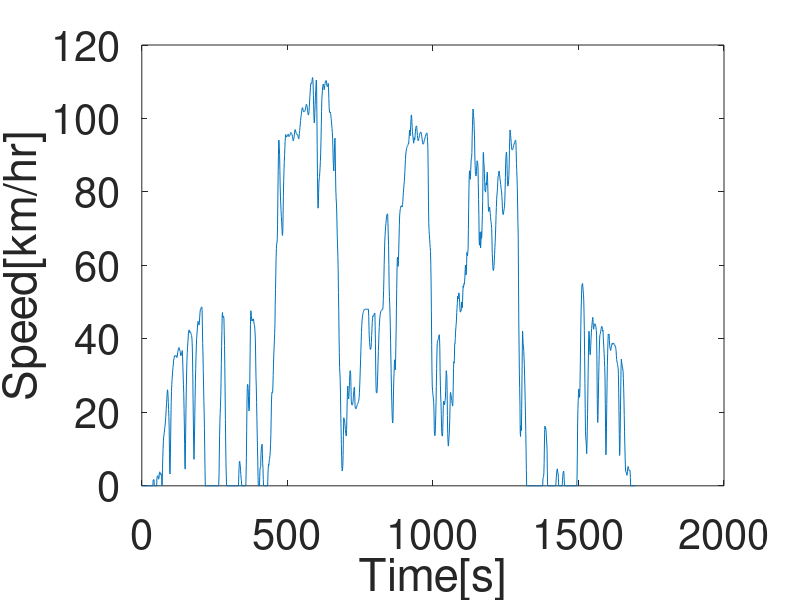
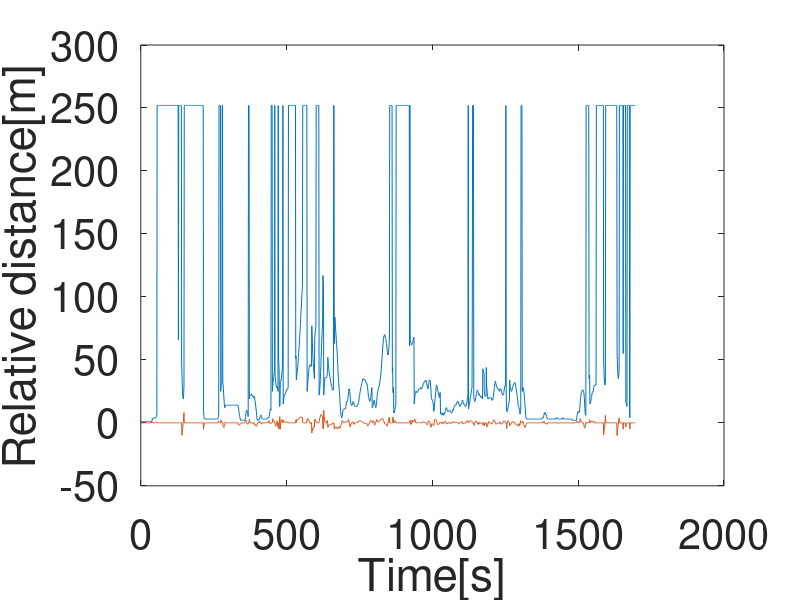
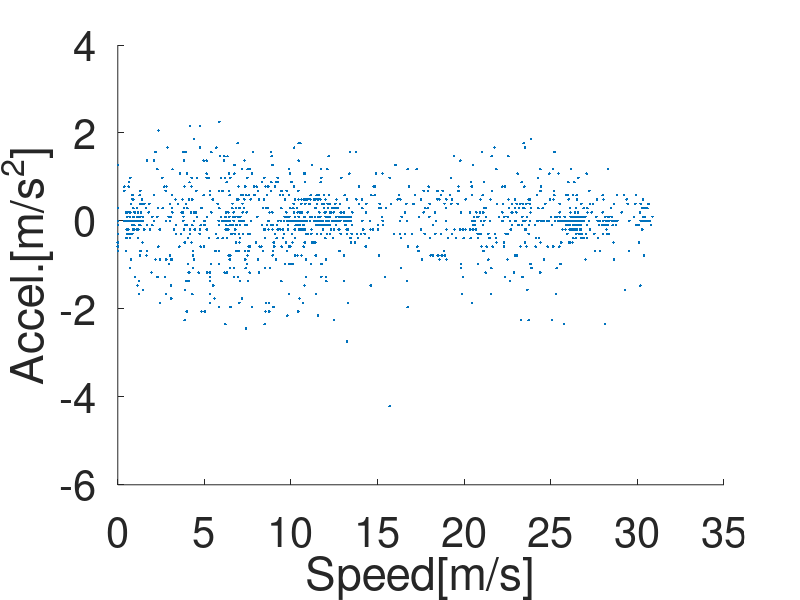
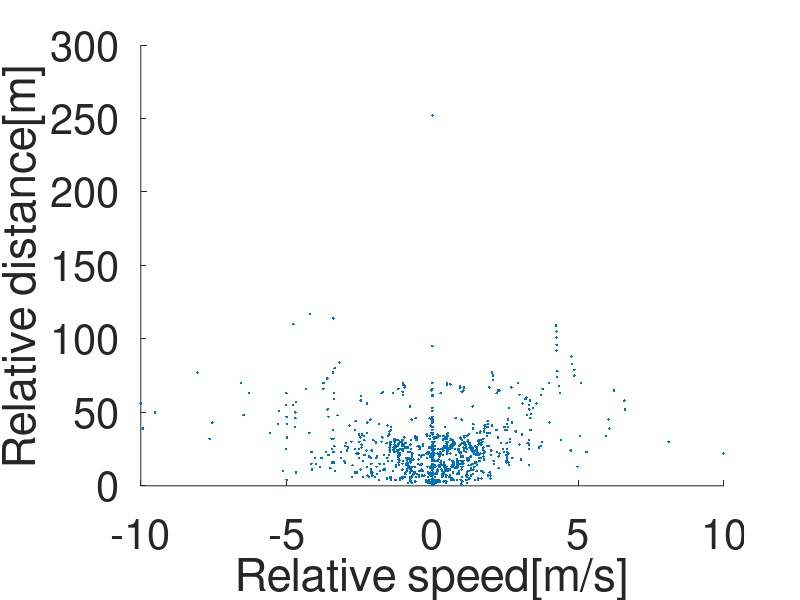

Reproduce these figures in MATLAB, in order. (Note: this script raises an error after producing the figures.)
clear all
clc

load("2020-07-08-15-15-54_2T3MWRFVXLW056972_CAN_Messages.mat")

%%
figure()
plot(Time-Time(1),speed)
xlabel('Time[s]','FontSize',30)
ylabel('Speed[km/hr]','FontSize',30)
set(gca,'FontSize',30)

figure()
plot(Time-Time(1),lead_distance)
xlabel('Time[s]','FontSize',30)
hold on
plot(Time-Time(1),relative_vel)
ylabel('Relative distance[m]','FontSize',30)
set(gca,'FontSize',30)

figure()
scatter(speed/3.6,accelx,'.')
xlabel('Speed[m/s]','FontSize',30)
ylabel('Accel.[m/s^2]','FontSize',30)
set(gca,'FontSize',30)

figure()
scatter(relative_vel,lead_distance,'.')
xlabel('Relative speed[m/s]','FontSize',30)
ylabel('Relative distance[m]','FontSize',30)
set(gca,'FontSize',30)

figure()
scatter3(relative_vel,lead_distance,accelx,'.')
xlabel('Relative speed[m/s]','FontSize',30)
ylabel('Relative distance[m]','FontSize',30)
zlabel('Accel.[m/s^2]','FontSize',30)
set(gca,'FontSize',30)

%% filter available data
valid_accel = accelx;
valid_relative_dist = lead_distance;
valid_relative_spd = relative_vel;
valid_relative_spd(lead_distance>120) = nan;
valid_speed = speed/3.6;

valid_relative_dist(valid_relative_dist>150) = nan;

%% compute relative acceleration
rel_accel = valid_relative_spd(2:end) - valid_relative_spd(1:end-1);

figure()
plot(Time(1:end-1),rel_accel)

figure()
plot(Time,valid_speed)
hold on
plot(Time,valid_speed+valid_relative_spd)

%% scenarios accodring to the video

time_aligned = Time-Time(1);
cut_out_time_vid = [478,509,565,586,602,623,640,663,1183,1251,1264];  % a vehicle cut-out 
cut_in_time_vid = [572,613,629,795,925,938,1026,1143,1178,1186];   %a vehicle cut-in in front of current vehicle
lane_change_time_vid = [489,533,565,598,663,868,876,1123,1137,1172,1254];  %subject vehicle making a lane change

index_1 = zeros(length(cut_out_time_vid),1);
index_2 = zeros(length(cut_in_time_vid),1);
index_3 = zeros(length(lane_change_time_vid),1);

for i = 1:1:length(index_1)
    [~,temp_I] = min(abs(time_aligned-cut_out_time_vid(i)));
    index_1(i) = temp_I;
end

for i = 1:1:length(index_2)  
    [~,temp_I] = min(abs(time_aligned-cut_in_time_vid(i)));
    index_2(i) = temp_I;
end

for i = 1:1:length(index_3)  
    [~,temp_I] = min(abs(time_aligned-lane_change_time_vid(i)));
    index_3(i) = temp_I;
end


figure()
plot(Time,valid_relative_dist)
xlabel('Time[s]','FontSize',30)
ylabel('Relative distance[m]','FontSize',30)
set(gca,'FontSize',30)
hold on
h1 = scatter(Time(index_1),valid_relative_dist(index_1),'*');
h2 = scatter(Time(index_2),valid_relative_dist(index_2),'^');
h3 = scatter(Time(index_3),valid_relative_dist(index_3),'+');
legend([h1 h2 h3],{'cut out','cut in','lane change'})


figure()
plot(Time-Time(1),speed)
xlabel('Time[s]','FontSize',30)
ylabel('Speed[km/hr]','FontSize',30)
set(gca,'FontSize',30)
hold on
h1 = scatter(Time(index_1)-Time(1),speed(index_1),'*');
h2 = scatter(Time(index_2)-Time(1),speed(index_2),'^');
h3 = scatter(Time(index_3)-Time(1),speed(index_3),'+');
legend([h1 h2 h3],{'cut out','cut in','lane change'})



%% find times when a target vehicle changes
speed_diff = relative_vel(2:end) - relative_vel(1:end-1);
dist_diff = lead_distance(2:end) - lead_distance(1:end-1);

cut_out_index = find(dist_diff >= 5 & abs(speed_diff)>=1);
cut_in_index = find(dist_diff <= -5 & abs(speed_diff)>=1);

figure()
plot(Time,valid_relative_dist)
xlabel('Time[s]','FontSize',30)
ylabel('Relative distance[m]','FontSize',30)
set(gca,'FontSize',30)
hold on
scatter(Time(cut_out_index),valid_relative_dist(cut_out_index),'*')
scatter(Time(cut_in_index+1),valid_relative_dist(cut_in_index+1),'^')

figure()
plot(Time,valid_relative_spd)
xlabel('Time[s]','FontSize',30)
ylabel('Relative speed[m/s]','FontSize',30)
set(gca,'FontSize',30)
hold on
scatter(Time(cut_out_index),valid_relative_spd(cut_out_index),'*')
scatter(Time(cut_in_index+1),valid_relative_spd(cut_in_index+1),'^')


%%

fig_handle2 = figure()
temp_c = accelx;

c = exp(temp_c)./(1+exp(temp_c))-0.5;   %enhance constrast
ticks_value = [-4:1:4];
ticks_value = exp(ticks_value)./(1+exp(ticks_value))-0.5;
scatter(Time-Time(1),relative_vel,40,c,'filled','MarkerFaceAlpha',1.0,'MarkerEdgeAlpha',1.0);
xlabel('Time[s]','FontSize',30)
ylabel('Relative speed[m/s]','FontSize',30)
set(gca,'FontSize',30)
hcb = colorbar('Ticks',ticks_value,...
         'TickLabels',{'-4','-3','-2','-1','0','1','2','3','4'});
colorTitleHandle = get(hcb,'Title');
titleString = 'accel.[m/s^2]';
set(colorTitleHandle ,'String',titleString);

colormap(fig_handle2,brewermap([],'RdYlGn'))  %RdYlGn


%%

fig_handle5 = figure()
temp_c = accelx;

c = exp(temp_c)./(1+exp(temp_c))-0.5;   %enhance constrast
ticks_value = [-4:1:4];
ticks_value = exp(ticks_value)./(1+exp(ticks_value))-0.5;
scatter(Time,lead_distance,40,c,'filled','MarkerFaceAlpha',1.0,'MarkerEdgeAlpha',1.0);
xlabel('Time[s]','FontSize',30)
ylabel('Relative distance[m]','FontSize',30)
set(gca,'FontSize',30)
hcb = colorbar('Ticks',ticks_value,...
         'TickLabels',{'-4','-3','-2','-1','0','1','2','3','4'});
colorTitleHandle = get(hcb,'Title');
titleString = 'accel.[m/s^2]';
set(colorTitleHandle ,'String',titleString);
colormap(fig_handle5,brewermap([],'RdYlGn'))  %RdYlGn
ylim([0 150])

%%
fig_handle6 = figure()
temp_c = accelx;

c = exp(temp_c)./(1+exp(temp_c))-0.5;   %enhance constrast
ticks_value = [-4:1:4];
ticks_value = exp(ticks_value)./(1+exp(ticks_value))-0.5;
scatter(Time,speed/3.6,40,c,'filled','MarkerFaceAlpha',1.0,'MarkerEdgeAlpha',1.0);
xlabel('Time[s]','FontSize',30)
ylabel('Speed[m/s]','FontSize',30)
set(gca,'FontSize',30)
hcb = colorbar('Ticks',ticks_value,...
         'TickLabels',{'-4','-3','-2','-1','0','1','2','3','4'});
colorTitleHandle = get(hcb,'Title');
titleString = 'accel.[m/s^2]';
set(colorTitleHandle ,'String',titleString);
colormap(fig_handle6,brewermap([],'RdYlGn'))  %RdYlGn



%%
fig_handle3 = figure(3)
temp_c = accelx;
c = exp(temp_c)./(1+exp(temp_c))-0.5;   %enhance constrast
% c = temp_c;
ticks_value = [-4:1:4];
ticks_value = exp(ticks_value)./(1+exp(ticks_value))-0.5;
% plot_handle = scatter(valid_relative_dist,valid_relative_spd,80,c,'.','MarkerFaceAlpha',1.0,'MarkerEdgeAlpha',1.0);
plot_handle = scatter(relative_vel,lead_distance,40,c,'filled','MarkerFaceAlpha',1.0,'MarkerEdgeAlpha',1.0);

hcb = colorbar('Ticks',ticks_value,...
         'TickLabels',{'-4','-3','-2','-1','0','1','2','3','4'});
colorTitleHandle = get(hcb,'Title');
titleString = 'accel.[m/s^2]';
set(colorTitleHandle ,'String',titleString);
colormap(fig_handle3,brewermap([],'RdYlGn'))  %RdYlGn
ylim([0 120])
xlim([-15 15])
ylabel('Relative distance[m]','FontSize',30)
xlabel('Relative speed[m/s]','FontSize',30)
set(gca,'FontSize',30)

grid on
speed_grid = 0:0.5:30;
speed_grid = [speed_grid,30:-0.5:0 ];

%%
% fname = 'field_test_data.gif';

for frame_index = 1:1:length(speed_grid)
    speed_lower_bound = speed_grid(frame_index)-1;
    speed_upper_bound = speed_grid(frame_index)+1;
    accel_pt_temp = valid_accel(speed_lower_bound<=valid_speed&valid_speed<speed_upper_bound);
    relative_dist_pt_temp = valid_relative_dist(speed_lower_bound<=valid_speed&valid_speed<speed_upper_bound);
    relative_spd_pt_temp = valid_relative_spd(speed_lower_bound<=valid_speed&valid_speed<speed_upper_bound);
    
%     plot_handle.XData = relative_dist_pt_temp;
%     plot_handle.YData = relative_spd_pt_temp;
    plot_handle.XData = relative_spd_pt_temp;
    plot_handle.YData = relative_dist_pt_temp;    
    plot_handle.CData = exp(accel_pt_temp)./(1+exp(accel_pt_temp))-0.5;
    title(['speed = ', num2str(speed_grid(frame_index),'%.1f'), '[m/s]'])
    drawnow
    pause
%     frame =  getframe(fig_handle3) ;
%     MakeGIF(fname,frame,frame_index)

end


%% 




%% Histogram of the time headway

edges = 0:0.1:2.5;

[~,highway_s_I] = min(abs(time_aligned-450));
[~,highway_e_I] = min(abs(time_aligned-1301));
time_hedaway = valid_relative_dist./valid_speed;
figure()
highway_headway = time_hedaway(highway_s_I:highway_e_I);
histogram(highway_headway,edges,'Normalization','probability')
xlabel('Time-gap[s]','FontSize',30)
ylabel('%','FontSize',30)
set(gca,'FontSize',30)
ytix = get(gca, 'YTick');
set(gca, 'YTick',ytix, 'YTickLabel',ytix*100)
set(gcf, 'Color', 'w');
set(gcf, 'Units', 'centimeters', 'OuterPosition', [1 7 35 21]);
xlim([0 2.5])
eval(['export_fig ','headway_hist',' -pdf']);


min(highway_headway)
mean(highway_headway(~isnan(highway_headway)))

%%
figure()
% yyaxis left
plot(Time(highway_s_I:highway_e_I)-Time(highway_s_I),speed(highway_s_I:highway_e_I)/3.6,'LineWidth',2)
% ylabel('Speed[m/s]','FontSize',30)
hold on
plot(Time(highway_s_I:highway_e_I)-Time(highway_s_I),valid_relative_dist(highway_s_I:highway_e_I),'LineWidth',2)
% ylabel('Relative distance [m]','FontSize',30)
xlabel('Time[s]','FontSize',30)
set(gca,'FontSize',30)
% hold on
% h1 = scatter(Time(index_1)-Time(1),speed(index_1),'*');
% h2 = scatter(Time(index_2)-Time(1),speed(index_2),'^');
% h3 = scatter(Time(index_3)-Time(1),speed(index_3),'+');
% legend([h1 h2 h3],{'cut out','cut in','lane change'})
legend('Speed[m/s]','Relative distance[m]')
xlim([0 850.7])
set(gcf, 'Color', 'w');
set(gcf, 'Units', 'centimeters', 'OuterPosition', [1 7 35 21]);
eval(['export_fig ','Speed_Space_highway',' -pdf']);



